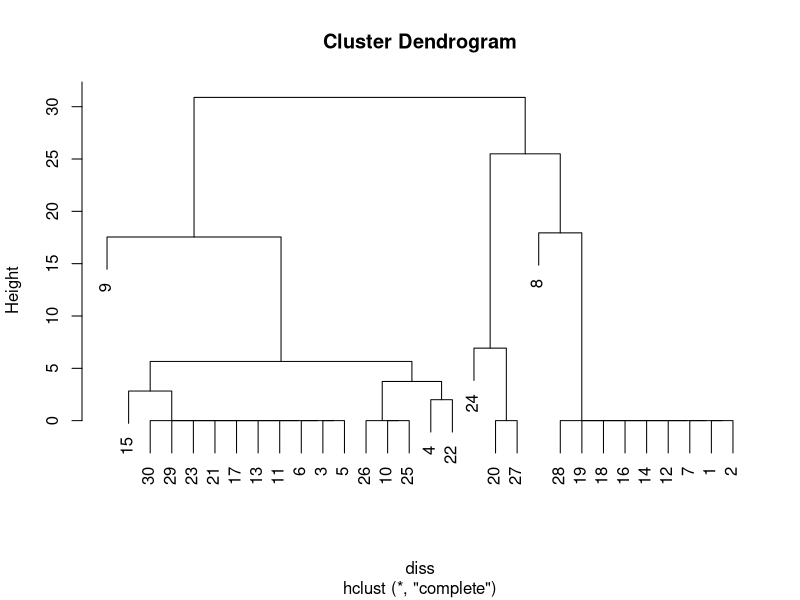

Here is the R script that generated this plot:
library(clue)


### Name: cl_pclust
### Title: Prototype-Based Partitions of Clusterings
### Aliases: cl_pclust
### Keywords: cluster

### ** Examples

## Use a precomputed ensemble of 50 k-means partitions of the
## Cassini data.
data("CKME")
CKME <- CKME[1 : 30]		# for saving precious time ...
diss <- cl_dissimilarity(CKME)
hc <- hclust(diss)
plot(hc)
## This suggests using a partition with three classes, which can be
## obtained using cutree(hc, 3).  Could use cl_consensus() to compute
## prototypes as the least squares consensus clusterings of the classes,
## or alternatively:
set.seed(123)
x1 <- cl_pclust(CKME, 3, m = 1)
x2 <- cl_pclust(CKME, 3, m = 2)
## Agreement of solutions.
cl_dissimilarity(x1, x2)
table(cl_class_ids(x1), cl_class_ids(x2))
